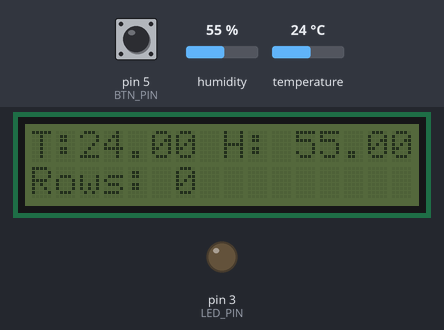
This sketch was run on a simulated Arduino Uno, built with avr-gcc and run on an emulated ATmega328P. On the bench: 16×2 character LCD, output pins drawn as LEDs (lit = HIGH). Dashed ring = blinking. The test bench sets the inputs (shaded band); at power-on: pin 5 (BTN_PIN) LOW, humidity 55 %, temperature 24 °C. The local clock reads 2024-03-15 10:24:30 at power-on unless the sketch sets it; storage starts empty; what the sketch prints to the serial monitor is not drawn.

Above: at 1.5 s.
1.6 s: pin 5 (BTN_PIN) pulled HIGH for 1 s
At 2.8 s:
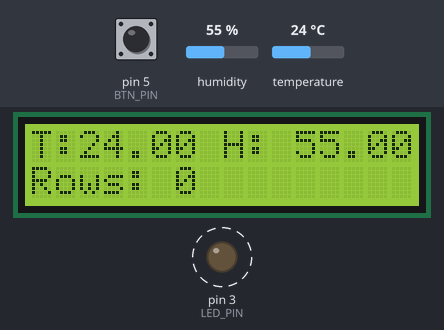
4.1 s: pin 5 (BTN_PIN) pulled HIGH for 3.2 s
At 8.2 s:
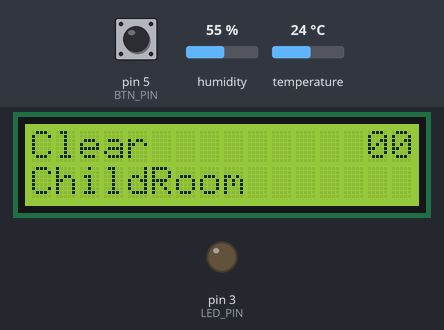
8.8 s: pin 5 (BTN_PIN) pulled HIGH for 0.15 s
At 10.1 s:
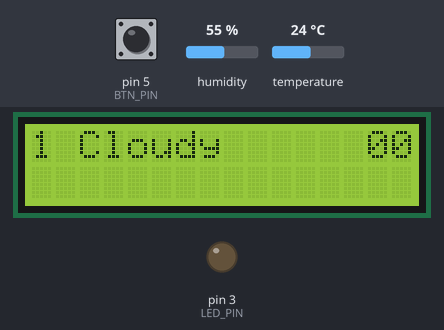
10.4 s: pin 5 (BTN_PIN) pulled HIGH for 0.15 s
At 11.5 s:
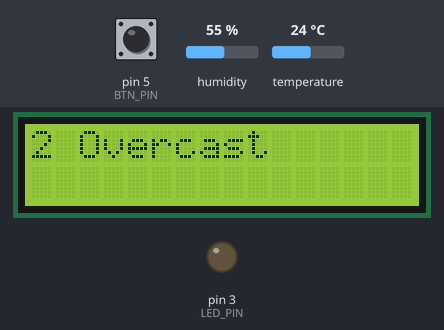
12.0 s: pin 5 (BTN_PIN) pulled HIGH for 0.15 s
At 12.6 s:
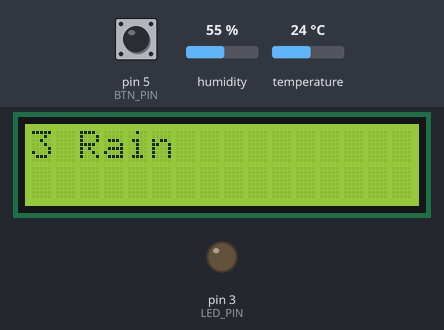
13.6 s: pin 5 (BTN_PIN) pulled HIGH for 1 s
At 15.6 s:
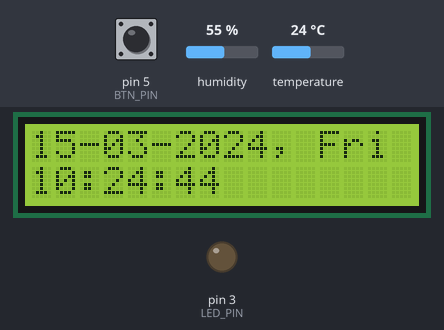
Timing chart, 0 to 17.1 s (numbered marks = the images above; inputs shaded):
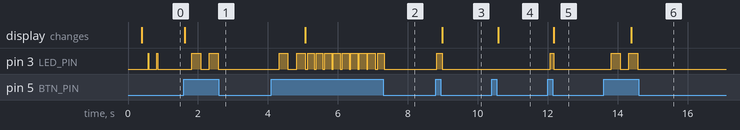

Measured:
- after the input at 1.6 s, pin 3 (LED_PIN): alternates HIGH for 0.25 s and LOW for 0.25 s, 4 changes in all, then stays LOW, starting after 0.23 s; the display: changes at once (image 1)
- after the input at 4.1 s, pin 3 (LED_PIN): goes HIGH 0.25 s, LOW 0.25 s, HIGH 0.25 s, 9 × (LOW 0.06 s, HIGH 0.19 s), then LOW, starting after 0.23 s; the display: changes after 0.98 s (image 2)
- after the input at 8.8 s, pin 3 (LED_PIN): LOW → HIGH at once, → LOW 0.16 s later; the display: changes after 0.18 s (image 3)
- after the input at 10.4 s, the display: changes after 0.18 s (image 4)
- after the input at 12.0 s, pin 3 (LED_PIN): LOW → HIGH after 0.08 s, → LOW 0.10 s later; the display: changes after 0.18 s (image 5)
- after the input at 13.6 s, pin 3 (LED_PIN): alternates HIGH for 0.25 s and LOW for 0.25 s, 4 changes in all, then stays LOW, starting after 0.23 s; the display: changes after 0.79 s (image 6)
- by itself, pin 3 (LED_PIN): alternates HIGH for 0.02 s and LOW for 0.24 s, 4 changes in all, then stays LOW

The sketch:

WeatherMeasurement.ino
```cpp
#include <TimerOne.h>
#include <Wire.h>
#include <LiquidCrystal_I2C.h>
#include <iarduino_RTC.h>
#include <DHT.h>
#include <SPI.h>
#include <SD.h>

/*
 * Шаблон Имени Файла
 * YYYY_MM_DD.csv
 * запись в файле
 * DD.MM.YY HH:MM weather point temperature humidity
 */

#define DHT_TYPE DHT22   // Тип датчика темпе ратуры и влажности (AM2302)
#define DHT_PIN 2        // Вывод, к которому подключается датчик
#define LED_PIN 3        // Вывод светодиода
#define BTN_PIN 5        // Кнопка
#define PERIOD 250000    // Частота измерений 1/4 секунды

#define SHORT_CLICK_TIME  250
#define LONG_CLICK_TIME   750
#define BACKLIGHT_TIME   10000

#define WEATHER_NUM 6    // количество состояний погоды
#define POINTS_NUM 3     // количество мест измерений

//задаем адрес LCD экрана 0x27, 16 символов, 2 строки
LiquidCrystal_I2C lcd(0x27, 16, 2);

iarduino_RTC time(RTC_DS3231);

char* points[] = { "ChildRoom", "LivingRoom", "EastSide"};
char* weather[] = { "Clear", "Cloudy", "Overcast", "Rain", "Snow", "Fog" };

DHT dht(DHT_PIN, DHT_TYPE);
float prevouse_t, current_h;
float prevouse_h, current_t;

byte led_state, blink_state, rows;
byte buttonState;

byte action_counter, recoded, done;

unsigned long started, backligth_started, released;
byte weather_point, points_point;

void setup() {
    // Инициализируем порт
    Serial.begin(9600);
    Serial.println("Init start...");

    // Инициализируем дисплей и выводим на него строку об инициализации всего устройства
    lcd.init();
    lcd.clear();
    lcd.backlight();
    lcd.setCursor(0, 0);
    //выводим строку 1
    lcd.print("Init...");

    action_counter = 0;
    recoded = 0;
    done = 0;

    // Инициализируем таймер и устанавливаем обработчик прерываний.
    Timer1.initialize(PERIOD);
    Timer1.attachInterrupt(Timer1_action);

    // Инициализируем датчик
    // Считываем первоначальные показания
    // Устанавливаем их выше актуальных значений
    dht.begin();
    delay(250);
    prevouse_t = dht.readTemperature() + 2;
    prevouse_h = dht.readHumidity() + 2;

    // Инициализируем SD-карту
    if (!SD.begin(4)) {
        Serial.println("initialization failed!");
        return;
    }

    // Инициализируем часы
    time.begin();

    // Начальное состояние диода - включен
    // Мигание - включено
    pinMode(LED_PIN,  OUTPUT);
    led_state = HIGH;
    blink_state = 1;


    points_point = 0;
    weather_point = 0;
    rows = 0;
    Serial.println("Init complete");
    lcd.noBacklight();
    lcd.clear();
}

void blink_led() {
    if(led_state == LOW) {
        led_state = HIGH;
    } else {
        led_state = LOW;
    }
    digitalWrite(LED_PIN, led_state);
}

void short_click() {

    weather_point++;
    if(weather_point >= WEATHER_NUM) {
        weather_point = 0;
    }
    lcd.setCursor(0, 0);
    lcd.print(weather_point);
    lcd.print(" ");
    lcd.print(weather[weather_point]);
    lcd.print("      ");
    lcd.setCursor(0, 1);
    lcd.print("                ");
}

void long_click() {

    lcd.setCursor(0, 0);
    lcd.print("                ");
    points_point++;
    if(points_point >= POINTS_NUM) {
        points_point = 0;
    }
    lcd.setCursor(0, 1);
    lcd.print(points[points_point]);
    lcd.print("     ");
}

/*
 * Обработчик прерывания таймера
 * Измеряем температуру/влажность, если изменение больше 1, то мигаем диодом
 * Если изменений не было, гасим диод
 */
void Timer1_action() {
    if(blink_state) {
        blink_led();
    }
}

/*
 * Записываем измерения в файл
 */
void write_measure() {
    File myFile;

    time.gettime();
    if (!SD.exists("weather.cvs")) {
        myFile = SD.open("weather.csv", FILE_WRITE);
        myFile.println("Date;Time;Place;Weather;Temperature;Humidity");
    } else {
        myFile = SD.open("weather.csv", FILE_WRITE);
    }
    if(myFile) {
        myFile.print(time.gettime("d-m-Y;H:i;"));
        myFile.print(points[points_point]);
        myFile.print(";");
        myFile.print(weather[weather_point]);
        myFile.print(";");
        myFile.print(current_t, 2);
        myFile.print(";");
        myFile.print(current_h, 2);
        myFile.println();
        myFile.close();
        rows++;
    } else {
      Serial.println("Cant open file on SD");
    }
}

void show_measurement() {

    lcd.setCursor(0, 0);
    lcd.print("T:");
    lcd.print(current_t);
    lcd.print(" H:");
    lcd.print(" ");
    lcd.print(current_h);
    lcd.setCursor(0, 1);
    lcd.print("Rows: ");
    lcd.print(rows);
    lcd.print("         ");
}

void show_settings() {

    Serial.println("show settings");
    lcd.setCursor(0, 0);
    lcd.print(weather[weather_point]);
    lcd.print("         ");

    lcd.setCursor(0, 1);
    lcd.print(points[points_point]);
    lcd.print("         ");
}

void show_datetime()
{
    time.gettime();
    lcd.setCursor(0, 0);
    lcd.print(time.gettime("d-m-Y, D"));
    lcd.setCursor(0, 1);
    lcd.print(time.gettime("H:i:s           "));
}

void display_info() {

    time.gettime();
    int what = (int)floor(time.seconds/5) % 3;
    switch (what) {
        case 0:       // Выводим показания
            show_measurement();
            break;
        case 1:       // Выводим настройки
            show_settings();
            break;
        case 2:       // Выводим дату/время
            show_datetime();
            break;
    }
}

void loop()
{

    time.gettime();
    // Производим проверку измерений один раз в 30 секунд
    if ( !(time.seconds % 30) ) {
        // считывание температуры и влажности
        current_h = dht.readHumidity();
        current_t = dht.readTemperature();
        // проверяем, были ли ошибки при считывании и, если были, начинаем заново
        if (isnan(current_h) || isnan(current_t)) {
            lcd.setCursor(0, 0);
            lcd.print("Failed read DHT!");
            return;
        }
        /*  Поскольку цикл выполняется несколько раз в секунду, вводим переменную action_counter,
         * которая контролирует проверку измерений
         */
        if(!action_counter) {
            action_counter++;
//            Serial.print("Humidity: ");
//            Serial.print(current_h);
//            Serial.print(" %\t");
//            Serial.print("Temperature: ");
//            Serial.print(current_t);
//            Serial.println(" *C ");
            // Если измерения еще не закончены, мигаем диодом
            if ( (abs(prevouse_h - current_h) >= 1) || (abs(prevouse_t - current_t)>=1)) {
                blink_state = 1;
                prevouse_h = current_h;
                prevouse_t = current_t;
            } else {
                digitalWrite(LED_PIN, LOW);
                blink_state = 0;
            }
        }
        show_measurement();
    } else {
        action_counter=0;
    }

    // Производим запись измерений один раз в 60 секунд
    if (time.seconds == 0 ) {
        if( !blink_state && !recoded ) {
            write_measure();
            recoded = 1;
        }
    } else {
        recoded = 0;
    }

    /* Управение по кнопке
     *  быстрый клик - переключение погоды
     *  длинный клик - переключение места измерения
     *  удерживание  - переклчение режима отображения информации
     *      - текущие показания
     *      - настройки
     *      - дата/время
     */
    buttonState = digitalRead(BTN_PIN);
    if (buttonState == HIGH) {   // button is pressed
        backligth_started = millis();
        lcd.backlight();
        if( !started ) { // Кнопку нажали только что
            started = millis();
            released = 0;
            delay(15);   // защита от "паразитных" срабатываний
        } else {         // Кнопку нажали давно
            unsigned long now = millis();
            if((now - started) > LONG_CLICK_TIME) {  // сли это удержание, то включаем диод и включаем режим отображения
                led_state = HIGH;
                display_info();
            }
        }
    } else {  // button isn't pressed
        if( started ) {  // кнопака была нажата и ее только что отпустили
            released = millis();
            if ( (released - started) < SHORT_CLICK_TIME ) {        // быстрый клик
                short_click();
            } else if ( (released - started) < LONG_CLICK_TIME ) {  // длинный клик
                long_click();
            }
            started = 0;
        }
        if( led_state == HIGH ) {
            led_state = LOW;
        }
    }
    digitalWrite(LED_PIN, led_state);
    if ( backligth_started && ((backligth_started + BACKLIGHT_TIME) < millis()) ) {
        backligth_started = 0;
        lcd.noBacklight();
    }
}
```
